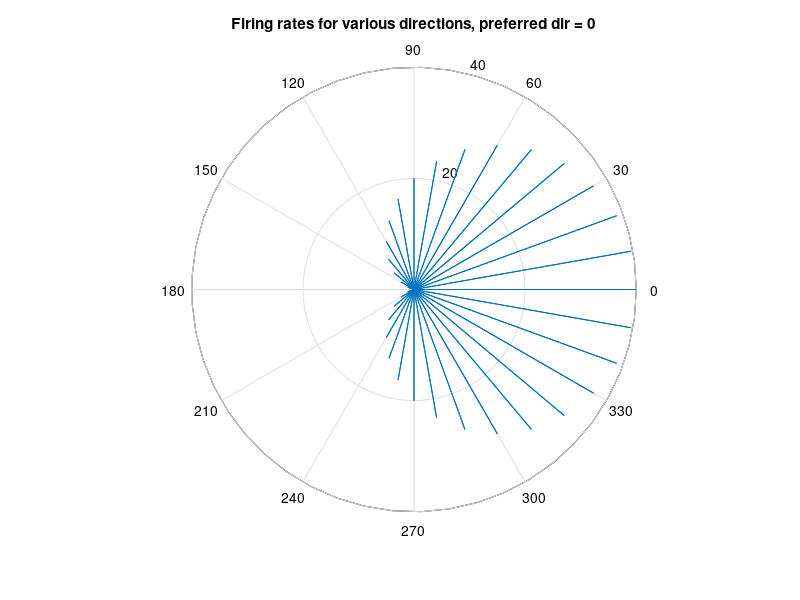
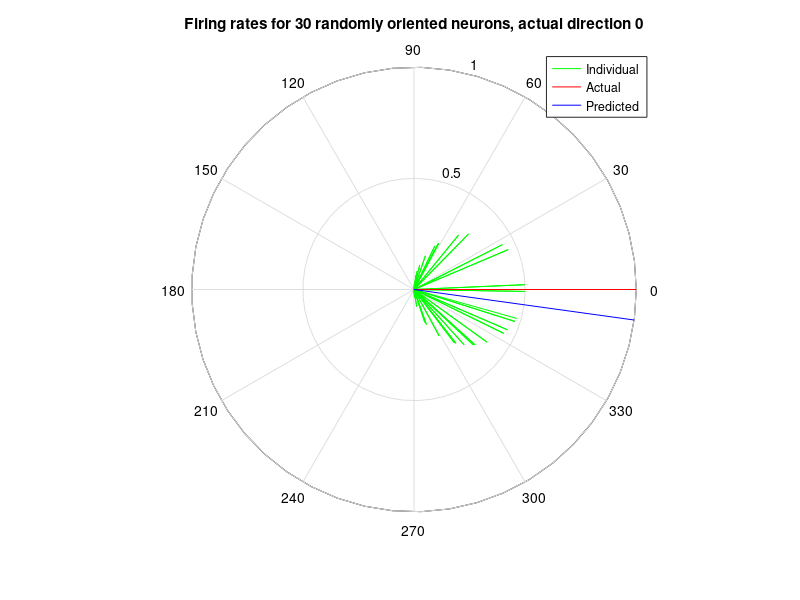

The MATLAB script that drew these images, in order:
clear; close all;

% Plot firing rates for all directions given preferred direction of 0. 
th = (0:10:350)*pi/180;   % angles to go through, in radians
Rmax = 40;
Rmean = 20;
Rmin = 0;
Dpref = 0;
R = (Rmax-Rmean)*cos(th-Dpref)+Rmean;
figure;
polar(upsample(th,2),upsample(R,2));
title('Firing rates for various directions, preferred dir = 0');

% Random preferred directions, actual direction 0. Plot weighted preferred
% direction vectors for 30 neurons.
N = 30;
th = 2*pi*rand(1,30);
Dact = 0;
R = (Rmax-Rmean)*cos(th-Dact)+Rmean;
w = (R-Rmean)/(Rmax-Rmin);
% wR = w.*R;

% Plot. Insert zeros so each vector from origin.
figure;
% polar(upsample(th,2),upsample(wR,2),'g');
polar(upsample(th,2),upsample(w,2),'g');
title('Firing rates for 30 randomly oriented neurons, actual direction 0');

% Calculate predicted sum.
hold on;
pred = [sum(w.*cos(th)) sum(w.*sin(th))];

% Plot actual direction.
polar([0 0],[0 1],'r'); % Unit vector

% Plot predicted direction.
polar([0 atan(pred(2)/pred(1))],[0 1],'b');   % Unit vector
legend('Individual','Actual','Predicted');
disp('Error (deg) = ');
disp(atan(pred(2)/pred(1))*180/pi);
